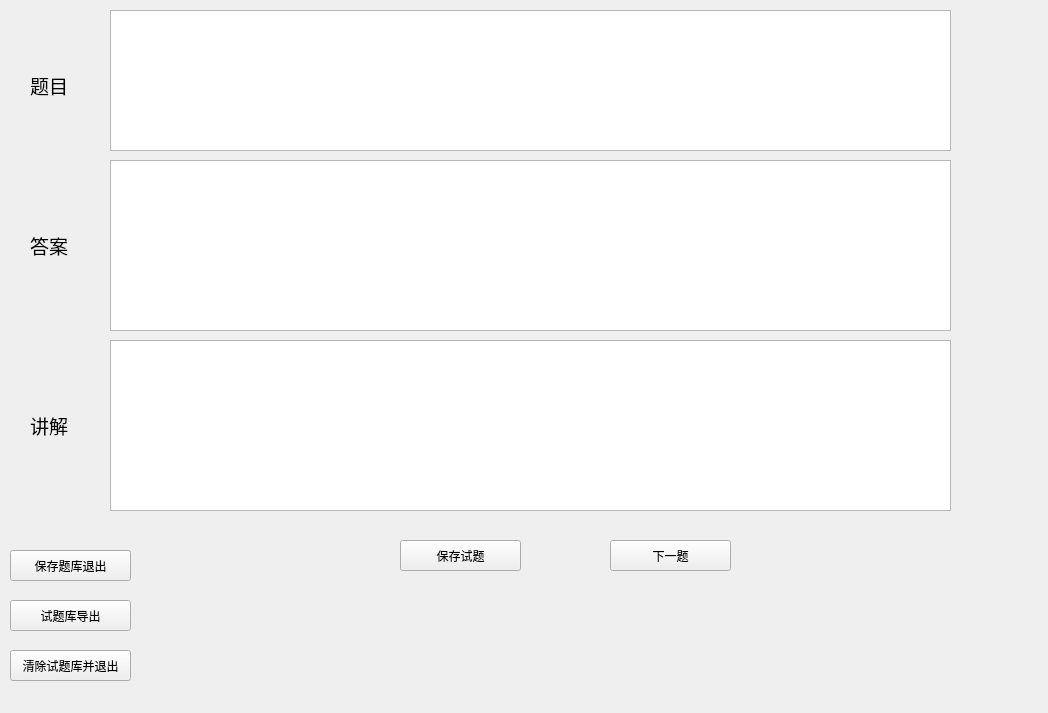
<?xml version="1.0" encoding="UTF-8"?>
<ui version="4.0">
 <class>Form</class>
 <widget class="QWidget" name="Form">
  <property name="geometry">
   <rect>
    <x>0</x>
    <y>0</y>
    <width>1048</width>
    <height>713</height>
   </rect>
  </property>
  <property name="windowTitle">
   <string>试题制作</string>
  </property>
  <widget class="QLabel" name="label">
   <property name="geometry">
    <rect>
     <x>30</x>
     <y>70</y>
     <width>71</width>
     <height>31</height>
    </rect>
   </property>
   <property name="font">
    <font>
     <family>新宋体</family>
     <pointsize>14</pointsize>
    </font>
   </property>
   <property name="text">
    <string>题目</string>
   </property>
  </widget>
  <widget class="QLabel" name="label_2">
   <property name="geometry">
    <rect>
     <x>30</x>
     <y>230</y>
     <width>41</width>
     <height>31</height>
    </rect>
   </property>
   <property name="font">
    <font>
     <family>新宋体</family>
     <pointsize>14</pointsize>
    </font>
   </property>
   <property name="text">
    <string>答案</string>
   </property>
  </widget>
  <widget class="QTextEdit" name="textEdit">
   <property name="geometry">
    <rect>
     <x>110</x>
     <y>10</y>
     <width>841</width>
     <height>141</height>
    </rect>
   </property>
   <property name="font">
    <font>
     <family>新宋体</family>
     <pointsize>12</pointsize>
    </font>
   </property>
  </widget>
  <widget class="QTextEdit" name="textEdit_2">
   <property name="geometry">
    <rect>
     <x>110</x>
     <y>160</y>
     <width>841</width>
     <height>171</height>
    </rect>
   </property>
   <property name="font">
    <font>
     <family>新宋体</family>
     <pointsize>12</pointsize>
    </font>
   </property>
  </widget>
  <widget class="QPushButton" name="pushButton">
   <property name="geometry">
    <rect>
     <x>400</x>
     <y>540</y>
     <width>121</width>
     <height>31</height>
    </rect>
   </property>
   <property name="minimumSize">
    <size>
     <width>121</width>
     <height>31</height>
    </size>
   </property>
   <property name="text">
    <string>保存试题</string>
   </property>
  </widget>
  <widget class="QPushButton" name="pushButton_2">
   <property name="geometry">
    <rect>
     <x>10</x>
     <y>600</y>
     <width>121</width>
     <height>31</height>
    </rect>
   </property>
   <property name="minimumSize">
    <size>
     <width>121</width>
     <height>31</height>
    </size>
   </property>
   <property name="text">
    <string>试题库导出</string>
   </property>
  </widget>
  <widget class="QPushButton" name="pushButton_3">
   <property name="geometry">
    <rect>
     <x>10</x>
     <y>650</y>
     <width>121</width>
     <height>31</height>
    </rect>
   </property>
   <property name="minimumSize">
    <size>
     <width>121</width>
     <height>31</height>
    </size>
   </property>
   <property name="text">
    <string>清除试题库并退出</string>
   </property>
  </widget>
  <widget class="QPushButton" name="pushButton_4">
   <property name="geometry">
    <rect>
     <x>10</x>
     <y>550</y>
     <width>121</width>
     <height>31</height>
    </rect>
   </property>
   <property name="minimumSize">
    <size>
     <width>121</width>
     <height>31</height>
    </size>
   </property>
   <property name="text">
    <string>保存题库退出</string>
   </property>
  </widget>
  <widget class="QPushButton" name="pushButton_5">
   <property name="geometry">
    <rect>
     <x>610</x>
     <y>540</y>
     <width>121</width>
     <height>31</height>
    </rect>
   </property>
   <property name="minimumSize">
    <size>
     <width>121</width>
     <height>31</height>
    </size>
   </property>
   <property name="text">
    <string>下一题</string>
   </property>
  </widget>
  <widget class="QTextEdit" name="textEdit_3">
   <property name="geometry">
    <rect>
     <x>110</x>
     <y>340</y>
     <width>841</width>
     <height>171</height>
    </rect>
   </property>
   <property name="font">
    <font>
     <family>新宋体</family>
     <pointsize>12</pointsize>
    </font>
   </property>
  </widget>
  <widget class="QLabel" name="label_3">
   <property name="geometry">
    <rect>
     <x>30</x>
     <y>410</y>
     <width>41</width>
     <height>31</height>
    </rect>
   </property>
   <property name="font">
    <font>
     <family>新宋体</family>
     <pointsize>14</pointsize>
    </font>
   </property>
   <property name="text">
    <string>讲解</string>
   </property>
  </widget>
 </widget>
 <resources/>
 <connections>
  <connection>
   <sender>pushButton</sender>
   <signal>clicked()</signal>
   <receiver>Form</receiver>
   <slot>slot_testsave()</slot>
   <hints>
    <hint type="sourcelabel">
     <x>491</x>
     <y>558</y>
    </hint>
    <hint type="destinationlabel">
     <x>532</x>
     <y>598</y>
    </hint>
   </hints>
  </connection>
  <connection>
   <sender>pushButton_2</sender>
   <signal>clicked()</signal>
   <receiver>Form</receiver>
   <slot>slot_testderive()</slot>
   <hints>
    <hint type="sourcelabel">
     <x>34</x>
     <y>619</y>
    </hint>
    <hint type="destinationlabel">
     <x>316</x>
     <y>607</y>
    </hint>
   </hints>
  </connection>
  <connection>
   <sender>pushButton_3</sender>
   <signal>clicked()</signal>
   <receiver>Form</receiver>
   <slot>slot_testclear()</slot>
   <hints>
    <hint type="sourcelabel">
     <x>61</x>
     <y>670</y>
    </hint>
    <hint type="destinationlabel">
     <x>253</x>
     <y>665</y>
    </hint>
   </hints>
  </connection>
  <connection>
   <sender>pushButton_4</sender>
   <signal>clicked()</signal>
   <receiver>Form</receiver>
   <slot>slot_testexit()</slot>
   <hints>
    <hint type="sourcelabel">
     <x>87</x>
     <y>568</y>
    </hint>
    <hint type="destinationlabel">
     <x>189</x>
     <y>564</y>
    </hint>
   </hints>
  </connection>
  <connection>
   <sender>pushButton_5</sender>
   <signal>clicked()</signal>
   <receiver>Form</receiver>
   <slot>slot_testnext()</slot>
   <hints>
    <hint type="sourcelabel">
     <x>692</x>
     <y>560</y>
    </hint>
    <hint type="destinationlabel">
     <x>889</x>
     <y>583</y>
    </hint>
   </hints>
  </connection>
 </connections>
 <slots>
  <slot>slot_testsave()</slot>
  <slot>slot_testderive()</slot>
  <slot>slot_testexit()</slot>
  <slot>slot_testclear()</slot>
  <slot>slot_testnext()</slot>
 </slots>
</ui>
